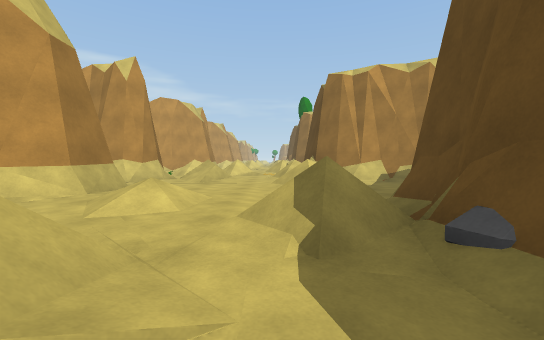
view 1 (above)

17 first-person views from a walk through a scene from a Unity 3-D project. The camera is 1.2 m above the floor, tilts 2° down and sees 90° across. The floor is counted in squares, 2 m on a side. Each view is taken from the middle of a square. On the plan, view 1 faces up. The plan holds only what a view shows up to about 9 squares ahead; the rest is blank. The place goes on beyond the plan. Surface patterns are stand-ins for the level's own textures.

view 2
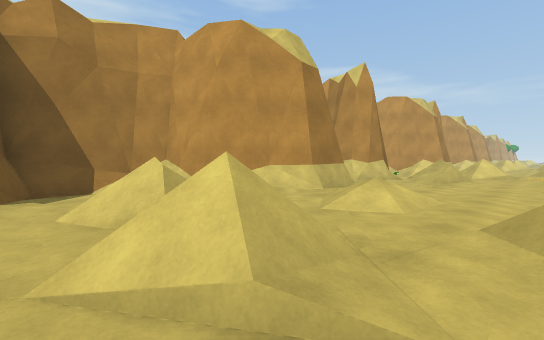

view 3
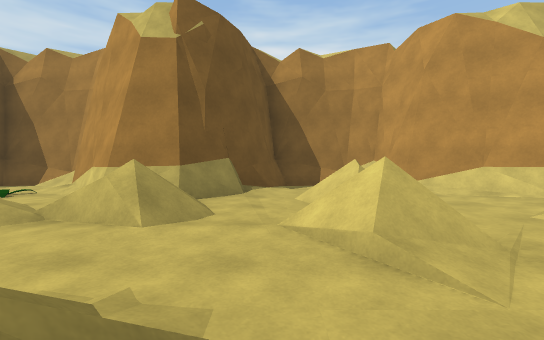

view 4
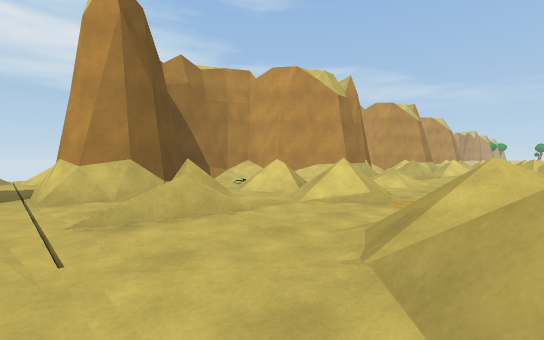

view 5
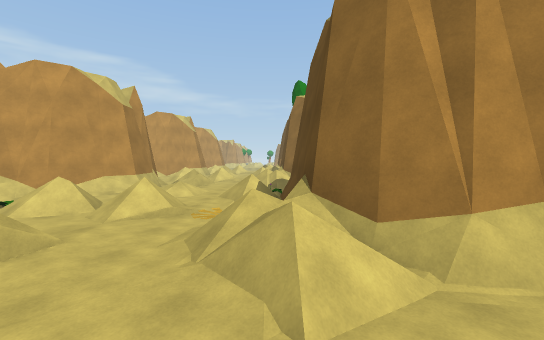

view 6
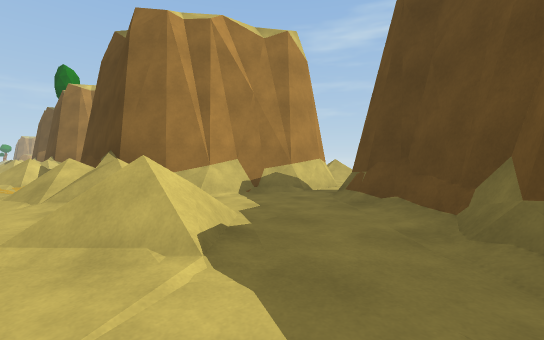

view 7
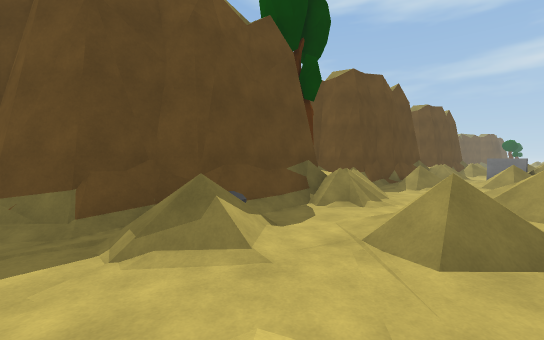

view 8
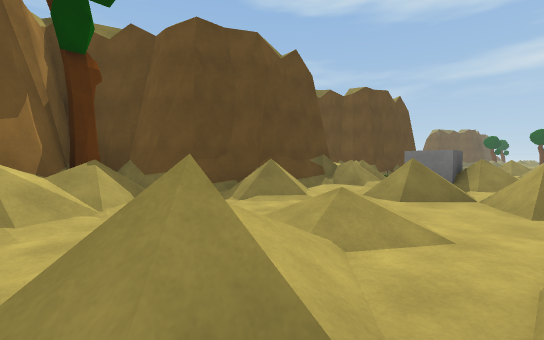

view 9
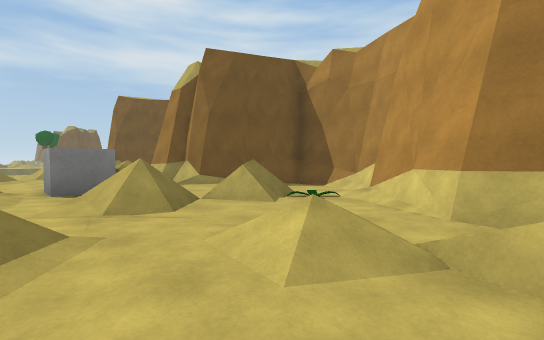

view 10
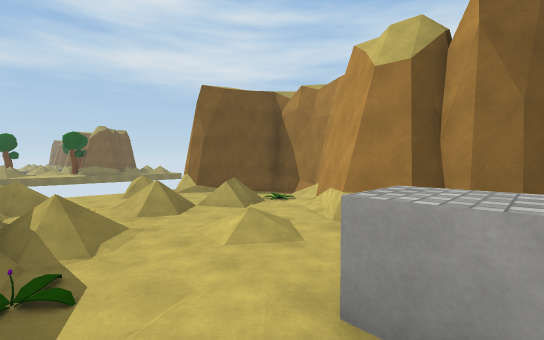

view 11
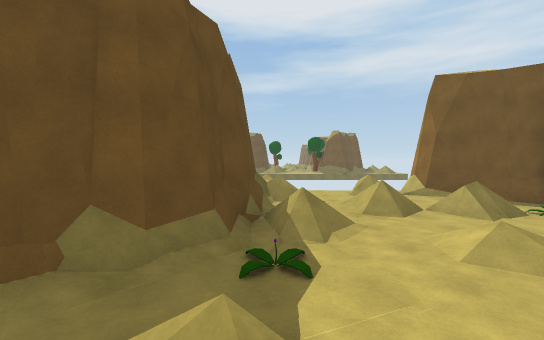

view 12
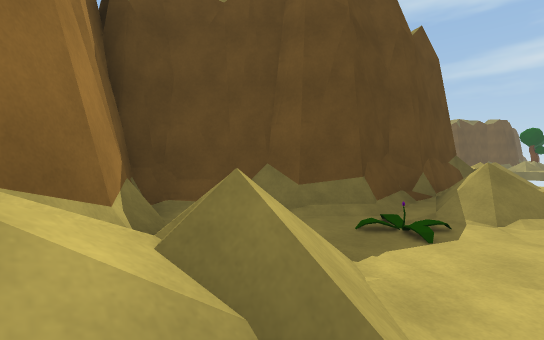

view 13
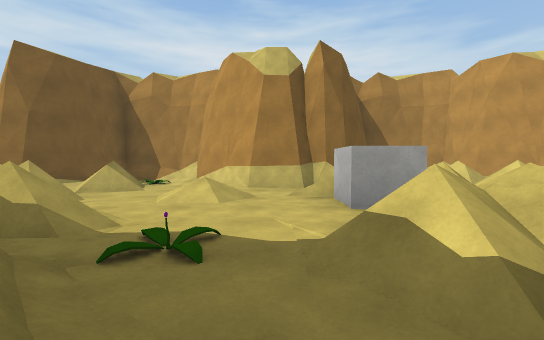

view 14
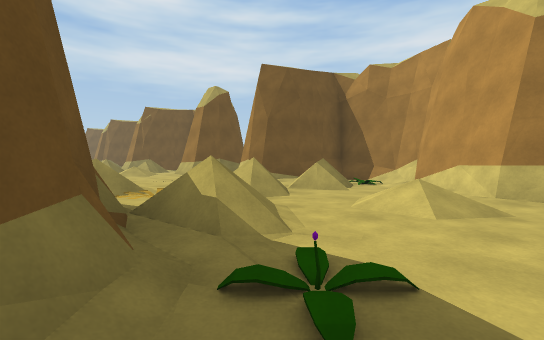

view 15
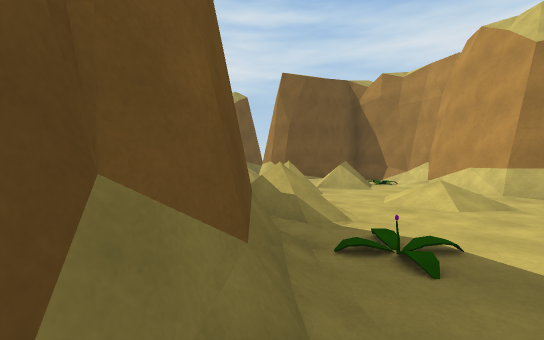

view 16
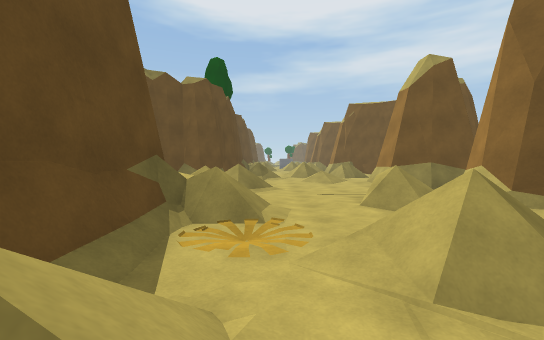

view 17
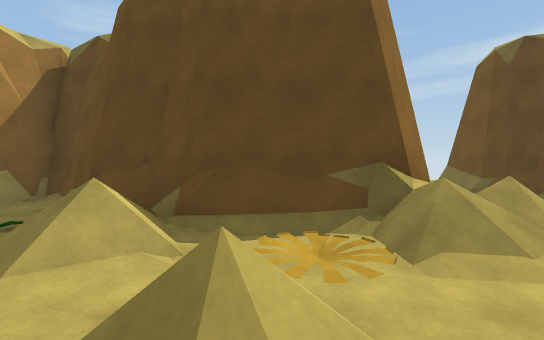

### Floor plan
Key: @ floor where view 1 was taken; # wall or solid block; x gap in a wall; . floor; / step, stairs or slope; = window, fence, low wall or low ledge; R rock; P plant; C crate; O other object.
Columns run from 7 left of view 1 to 7 right of it. Each row starts with its distance up from view 1.
 15    ##...../#
 14   ##./..P###
 13  ##..../##
 12  #O./..//#
 11  #.////P/#
 10  ##...../#
  9   ##././/##   x
  8   ##./..//####/
  7 ......../....
  6   ##...//..###
  5    #.......#
  4   ##./...###
  3  ##..../##
  2  #  /../#R
  1  #.////./R
  0  ##....@/#
 -1   ##//.//#
 -2    #x=..=###
 -3   ##./...##
 -4  ##..../ #
 -5  #.O/..//#
 -6  #.////./#
 -7  ##...../#
 -8   ##./C//##
 -9    #.CC.=/##
-10    #....../#
-11   ##./..P###
-12  ##..../##
-13  #O./..//#
-14  #.////./#
-15  ##...../#
-16   ##././/#
-17    #./../

Where each view was taken, in squares from view 1:
view 1: 0 up, 0 right, facing up
view 2: 0 up, 0 right, facing up-left
view 3: 0 up, 1 right, facing left
view 4: 7 up, 1 right, facing up-left
view 5: 6 up, 1 right, facing up
view 6: 4 up, 0 right, facing up-right
view 7: 4 up, 2 left, facing down-right
view 8: 1 down, 3 left, facing down-right
view 9: 2 down, 0 right, facing down-left
view 10: 8 down, 1 right, facing down-left
view 11: 8 down, 1 right, facing down
view 12: 8 down, 0 right, facing down-right
view 13: 10 down, 3 right, facing left
view 14: 15 up, 2 right, facing down-left
view 15: 15 up, 3 right, facing down-left
view 16: 13 up, 0 right, facing down
view 17: 11 up, 2 left, facing right
